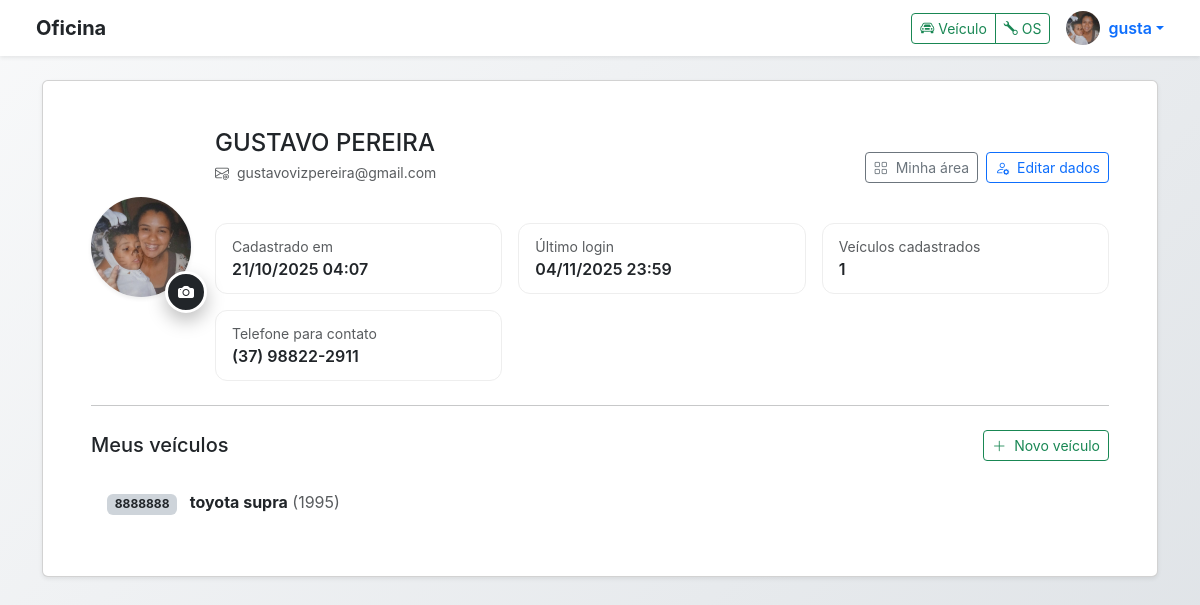
/profile/ (signed in), run on the app's committed database.
### core/models.py (models this page shows, shortened)
class Profile(models.Model):
    user = models.OneToOneField(settings.AUTH_USER_MODEL, on_delete=models.CASCADE, related_name="profile")
    photo = models.ImageField(upload_to="profile_photos/", blank=True, null=True)
    bio = models.TextField(blank=True)
    phone = models.CharField(max_length=20, blank=True)
    created_at = models.DateTimeField(auto_now_add=True)
    @property
    def phone_formatted(self):
        if not self.phone:
            return ""
        digits = re.sub(r"\D", "", self.phone)
        if len(digits) == 11:
            return f"({digits[:2]}) {digits[2:7]}-{digits[7:]}"
        elif len(digits) == 10:
            return f"({digits[:2]}) {digits[2:6]}-{digits[6:]}"
        return self.phone

class TimeStamped(models.Model):
    created_at = models.DateTimeField(auto_now_add=True)
    updated_at = models.DateTimeField(auto_now=True)
    class Meta:
        abstract = True  # não cria tabela, só serve pra herança

class Vehicle(TimeStamped):
    owner = models.ForeignKey(User, on_delete=models.CASCADE, related_name="vehicles")
    plate = models.CharField("Placa", max_length=10, unique=True)
    make = models.CharField("Marca", max_length=60)
    model = models.CharField(max_length=80)
    year = models.PositiveIntegerField()
    notes = models.TextField(blank=True)

### core/views.py (the view)
# urls.py: path("profile/", views.profile, name="profile"),
@login_required
def profile(request):
    profile = request.user.profile
    vehicles = Vehicle.objects.filter(owner=request.user).order_by("-created_at")
    if request.method == "POST":
        form = ProfileForm(request.POST, request.FILES, instance=profile)
        if form.is_valid():
            form.save()
            messages.success(request, "Foto atualizada com sucesso!")
            return redirect("profile")
    else:
        form = ProfileForm(instance=profile)
    return render(request, "profile.html", {
        "user": request.user,
        "vehicles": vehicles,
        "form": form,
    })

### templates/profile.html (shortened to what this page needs)
{% extends "base.html" %}
{% load static %}
{% block content %}
<div class="profile-wrapper">
  <div class="card shadow-sm profile-card">
    <div class="card-body p-4 p-md-5">
      <div class="row g-4 align-items-center">
        <div class="col-auto">
          <div class="avatar-stack">
            {% if user.profile.photo %}
              <img id="avatarPreview"
                   src="{{ user.profile.photo.url }}"
                   class="profile-avatar shadow-sm"
                   alt="Foto do perfil">
            {% endif %}
            <label for="id_photo" class="profile-edit-btn" title="Trocar foto">
              <i class="bi bi-camera-fill"></i>
            </label>
          </div>
        </div>
        <div class="col">
          <div class="d-flex flex-column flex-md-row align-items-md-end justify-content-between gap-3">
            <div>
              <h1 class="h4 mb-1">{{ user.get_full_name|default:user.username }}</h1>
              <div class="text-muted small">
                <i class="bi bi-envelope-at me-1"></i>
                {{ user.email|default:"(sem e-mail)" }}
              </div>
            </div>
            <div class="d-flex gap-2">
              <a href="{% url 'user_area' %}" class="btn btn-outline-secondary btn-sm">
                <i class="bi bi-grid me-1"></i> Minha área
              </a>
              <button class="btn btn-outline-primary btn-sm" data-bs-toggle="modal" data-bs-target="#editProfileModal">
                <i class="bi bi-person-gear me-1"></i> Editar dados
              </button>
            </div>
          </div>
          <div class="row g-3 mt-4">
            <div class="col-sm-6 col-lg-4">
              <div class="stat-tile">
                <div class="text-muted small">Cadastrado em</div>
                <div class="fw-semibold">{{ user.date_joined|date:"d/m/Y H:i" }}</div>
              </div>
            </div>
            <div class="col-sm-6 col-lg-4">
              <div class="stat-tile">
                <div class="text-muted small">Último login</div>
                <div class="fw-semibold">{{ user.last_login|date:"d/m/Y H:i" }}</div>
              </div>
            </div>
            <div class="col-sm-6 col-lg-4">
              <div class="stat-tile">
                <div class="text-muted small">Veículos cadastrados</div>
                <div class="fw-semibold">{{ user.vehicles.count }}</div>
              </div>
            </div>
            <div class="col-sm-6 col-lg-4">
              <div class="stat-tile">
                <div class="text-muted small">Telefone para contato</div>
                <div class="fw-semibold">{{ user.profile.phone_formatted }}</div>
              </div>
            </div>
          </div>
        </div>
      </div>
      <hr class="my-4">
      <div class="d-flex align-items-center justify-content-between mb-3">
        <h2 class="h5 mb-0">Meus veículos</h2>
        {% if user.is_superuser %}
          <a href="{% url 'vehicle_create' %}" class="btn btn-outline-success btn-sm">
            <i class="bi bi-plus-lg me-1"></i> Novo veículo
          </a>
        {% endif %}
      </div>
      {% if user.vehicles.all|length %}
        <ul class="list-group list-group-flush rounded overflow-hidden profile-vehicle-list">
          {% for v in user.vehicles.all %}
            <li class="list-group-item d-flex flex-column flex-md-row align-items-md-center justify-content-between">
              <div class="mb-2 mb-md-0">
                <span class="badge bg-dark-subtle text-dark me-2">{{ v.plate }}</span>
                <strong>{{ v.make }} {{ v.model }}</strong>
                <span class="text-muted">({{ v.year }})</span>
              </div>
            </li>
          {% endfor %}
        </ul>
      {% else %}
        <div class="text-muted">Você ainda não cadastrou veículos.</div>
      {% endif %}
    </div>
  </div>
</div>
{% endblock %}

### templates/base.html (shortened to what this page needs)
<!doctype html>
<html lang="pt-br">
<head>
  <link href="https://cdn.jsdelivr.net/npm/bootstrap@5.3.3/dist/css/bootstrap.min.css" rel="stylesheet">
  <link rel="stylesheet" href="https://cdn.jsdelivr.net/npm/bootstrap-icons@1.11.3/font/bootstrap-icons.css">
  {% load static %}
  <link rel="stylesheet" href="{% static 'core/styles.css' %}">
</head>
<body>
  {% if request.resolver_match and request.resolver_match.url_name != 'home' and request.resolver_match.url_name != 'login' and request.resolver_match.url_name != 'signup' %}
  <nav class="navbar navbar-expand-lg navbar-light bg-white shadow-sm px-4 py-2">
    <div class="container-fluid">
      <a class="navbar-brand fw-bold text-dark" href="/">Oficina</a>
      <div class="d-flex align-items-center gap-3 ms-auto">
        {% if user.is_authenticated %}
          {% if user.is_superuser %}
          <div class="btn-group">
            <a class="btn btn-outline-success btn-sm" href="{% url 'vehicle_create' %}">
              <i class="bi bi-car-front"></i> Veículo
            </a>
            <a class="btn btn-outline-success btn-sm" href="{% url 'workorder_create' %}">
              <i class="bi bi-wrench"></i> OS
            </a>
          </div>
          {% endif %}
          <div class="dropdown">
            <a class="d-flex align-items-center text-decoration-none dropdown-toggle"
               href="#" id="userDropdown" data-bs-toggle="dropdown" aria-expanded="false">
              {% if user.profile.photo %}
                <img src="{{ user.profile.photo.url }}" alt="avatar"
                     class="rounded-circle me-2" width="34" height="34" style="object-fit:cover;">
              {% else %}
                <div class="bg-primary text-white rounded-circle d-flex align-items-center justify-content-center me-2"
                     style="width:34px;height:34px;font-weight:600;">
                  {{ user.username|first|upper }}
                </div>
              {% endif %}
              <span class="fw-semibold">{{ user.username }}</span>
            </a>
          </div>
        {% else %}
          <a class="btn btn-outline-primary btn-sm" href="{% url 'login' %}">Entrar</a>
          <a class="btn btn-primary btn-sm" href="{% url 'signup' %}">Cadastrar</a>
        {% endif %}
      </div>
    </div>
  </nav>
  {% endif %}
  <main class="container py-4">
    {% block content %}{% endblock %}
  </main>
</body>
</html>

### core/static/core/styles.css (style rules this page uses)
:root { --primary: #0d6efd; --dark-blue: #004b6b; --accent: #ffc107; --avatar-size: 100px; --cam-size: 46px; --cam-offset: -16px; }
body { background: linear-gradient(135deg, #f8f9fa, #dee2e6); min-height: 100vh; font-family: 'Inter', sans-serif; }
.avatar-stack { position: relative; width: 100px; height: 100px; }
.profile-avatar { width: 100px; height: 100px; border-radius: 50%; object-fit: cover; }
.profile-edit-btn { position: absolute; bottom: -16px; right: -16px; width: 42px; height: 42px; border-radius: 50%; background: #212529; color: #fff; display: grid; place-items: center; border: 3px solid #fff; box-shadow: 0 8px 18px rgba(0,0,0,0.25); cursor: pointer; transition: 0.18s ease all; }
.stat-tile { padding: .75rem 1rem; border: 1px solid #eee; border-radius: .75rem; background: #fff; }
.profile-vehicle-list .list-group-item { padding: .85rem 1rem; }

### data on the page
Vehicle: plate "8888888", make "toyota", model "supra", year "1995"

### other printed values
{{ user.username }} "gusta"
{{ user.get_full_name|default:user.username }} "GUSTAVO PEREIRA"
{{ user.email|default:"(sem e-mail)" }} "gustavovizpereira@gmail.com"
{{ user.date_joined|date:"d/m/Y H:i" }} "21/10/2025 04:07"
{{ user.last_login|date:"d/m/Y H:i" }} "04/11/2025 23:59"
{{ user.vehicles.count }} "1"
{{ user.profile.phone_formatted }} "(37) 98822-2911"
